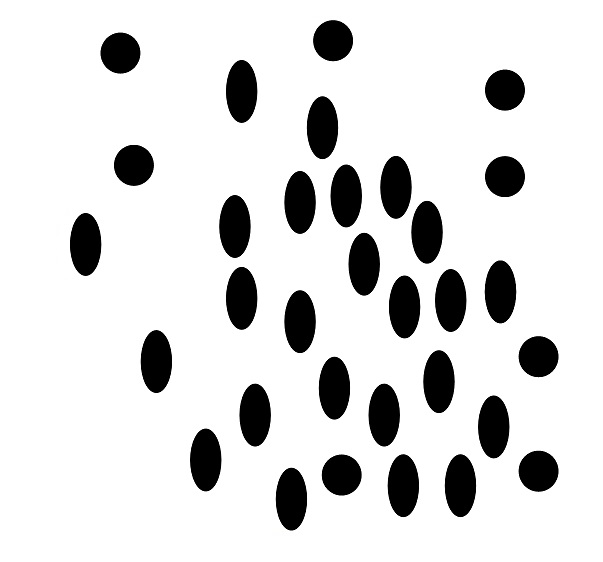
#> input picture blobs (1).jpg, 603 x 562 px, given in place of result_equalize.gif, which was not available
$ jupyter execute histogram.ipynb
#> lines starting #> are read from the running program, lines starting #| are printed output that depends on the picture; pictures that were not available may be replaced by others from this repository, and a replacement may not be noted
[cell 1]
import cv2
import numpy as np
import matplotlib.pyplot as plt

[cell 2]
cap = cv2.VideoCapture("../images/result_equalize.gif")

while True:
    ret, frame = cap.read()
#> frame is the input picture: shape (562, 603, 3); mean B, G, R 219.3, 219.3, 219.3
    if not ret:
        break
    size = frame.shape
#> size = (562, 603, 3)
    cv2.imshow("Frame", frame)

    if cv2.waitKey(1) & 0xFF == ord('q'):
#> (key q is pressed here)
        break

print(np.unique(size))
#| [  3 562 603]
cap.release()
cv2.destroyAllWindows()

[cell 3]
cap = cv2.VideoCapture("./result_equalize.gif")

while True:
    ret, frame = cap.read()
    if not ret:
        break
    frame = cv2.cvtColor(frame, cv2.COLOR_BGR2GRAY)
#> frame: shape (562, 603)
    frame = frame[0: frame.shape[0], 0: frame.shape[1]//2]
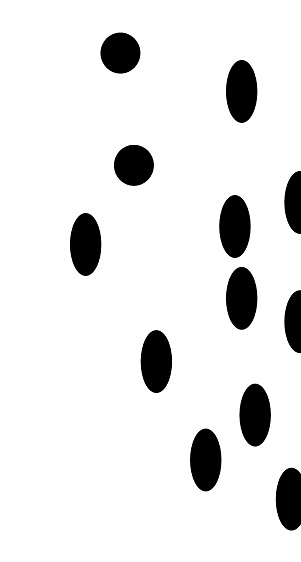
#> frame: shape (562, 301); min 0, max 255, mean 230.3

    clahe = cv2.createCLAHE(clipLimit=2.0, tileGridSize=(4, 4))
    result_clahe = clahe.apply(frame)

    result_hist = cv2.equalizeHist(frame)
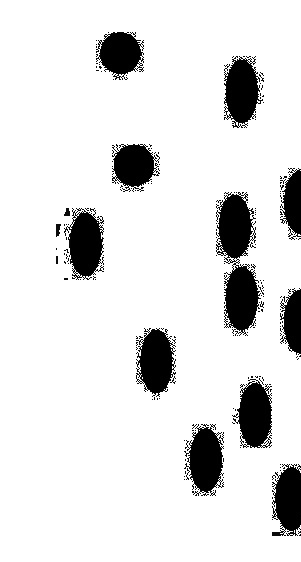
#> result_hist: shape (562, 301); min 0, max 255, mean 224.6

    gray_clahe_hist = np.hstack((frame, result_clahe, result_hist))
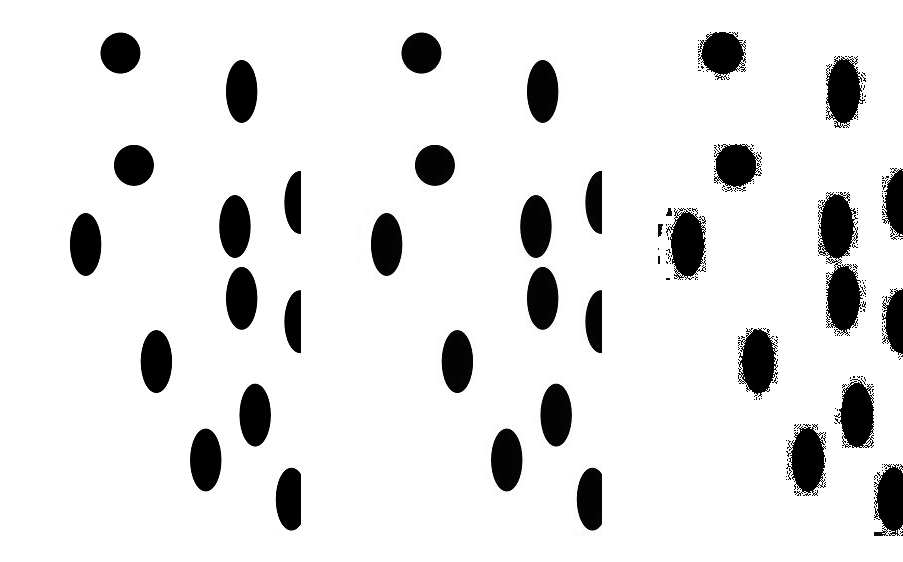
#> gray_clahe_hist: shape (562, 903); min 0, max 255, mean 228.4
    cv2.imshow("Gray _ CLAHE _ equalhist", gray_clahe_hist)

    if cv2.waitKey(1) & 0xFF == ord('q'):
#> (key q is pressed here)
        break

cap.release()
cv2.destroyAllWindows()

[cell 4]
# gamma correction

cap = cv2.VideoCapture("./result_equalize.gif")

while True:
    ret, frame = cap.read()
    if not ret:
        break
    frame = cv2.cvtColor(frame, cv2.COLOR_BGR2GRAY)
    frame = frame[0: frame.shape[0], 0: frame.shape[1]//2]

    gamma = 1.2
    lookUpTable = np.empty((1,256), np.uint8)
    for i in range(256):
        lookUpTable[0,i] = np.clip(pow(i / 255.0, gamma) * 255.0, 0, 255)
    result_gamma = cv2.LUT(frame, lookUpTable)

    clahe = cv2.createCLAHE(clipLimit=2.0, tileGridSize=(4, 4))
    result_clahe = clahe.apply(result_gamma)

    result_hist = cv2.equalizeHist(result_gamma)

    gray_clahe_hist = np.hstack((frame,result_gamma, result_clahe, result_hist))
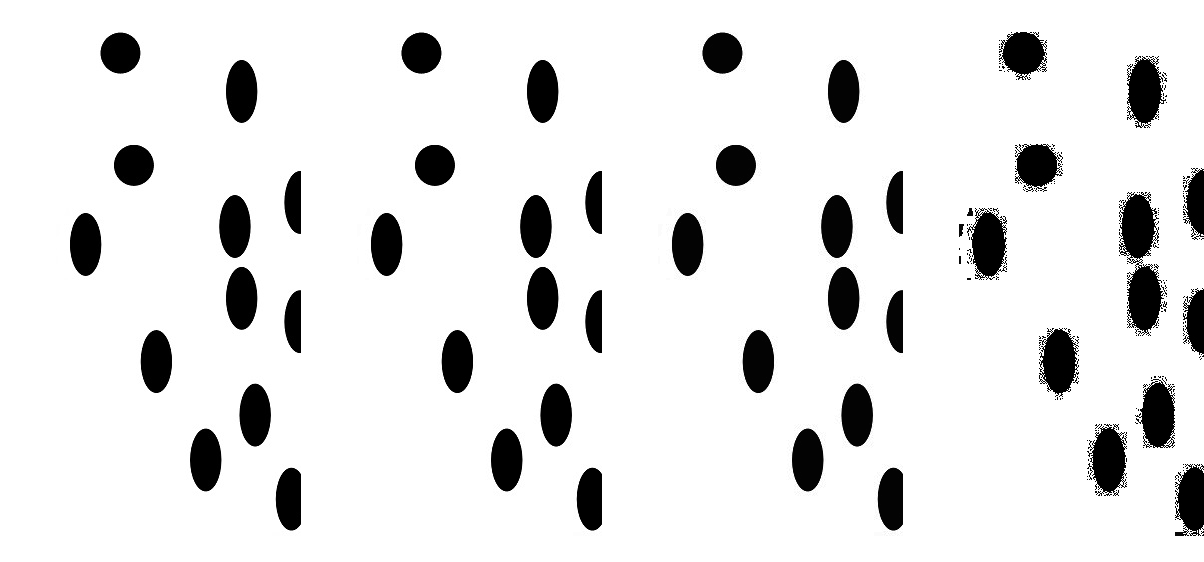
#> gray_clahe_hist: shape (562, 1204); min 0, max 255, mean 228.8
    cv2.imshow("Gray _Gamma Correction _ CLAHE _ equalhist", gray_clahe_hist)

    if cv2.waitKey(1) & 0xFF == ord('q'):
#> (key q is pressed here)
        break

cap.release()
cv2.destroyAllWindows()
